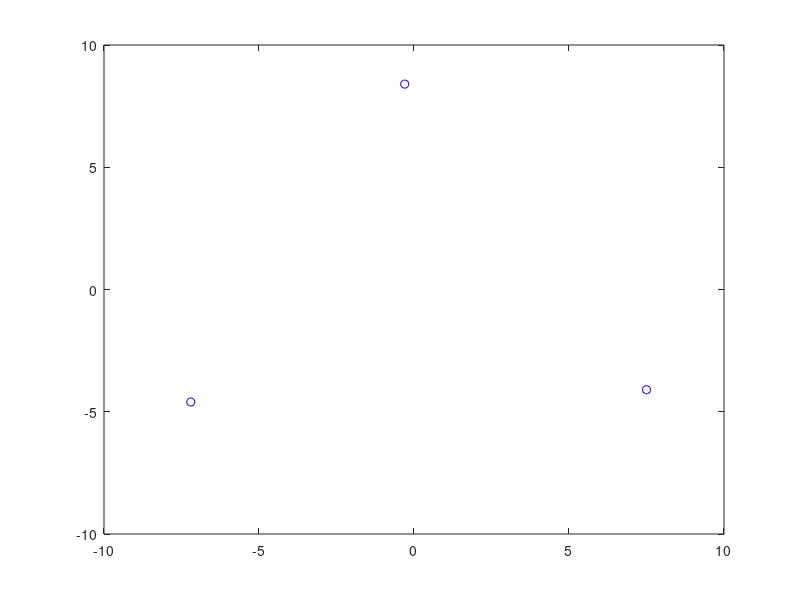

The MATLAB source for this figure: (Note: this script raises an error after producing the figure.)
%% Plot the workspace area which is the intersected area of the 3 circle
% Position of the 1st active joint a_1
a1x=7.5;
a1y=-4.1;
plot(a1x,a1y,'bo')
hold on
% Position of the 2nd active joint a_2
a2x=-0.3;
a2y=8.4;
plot(a2x,a2y,'bo')
hold on
% Position of the 3rd active joint a_3
a3x=-7.2;
a3y=-4.6;
plot(a3x,a3y,'bo')
hold on
% The length of the links of the active link ri and the passive one li [ where i =1,2,3 ] ]
ri=7.5;
li=6.0;
%% Plot circles
% for circle 1
 C1=circleplot(a1x,a1y,(ri+li));
% for circle 2
 C2=circleplot(a2x,a2y,(ri+li));
% for circle 3
 C3=circleplot(a3x,a3y,(ri+li));
 hold on
%%%%%%%%%%%%%%%%%%%%%%%%%%%%%%%
% The intersection points of the 3 circle
[x1out,y1out] = circcirc(a1x,a1y,(ri+li),a2x,a2y,(ri+li));
[x2out,y2out] = circcirc(a3x,a3y,(ri+li),a2x,a2y,(ri+li));
[x3out,y3out] = circcirc(a1x,a1y,(ri+li),a3x,a3y,(ri+li));
%%%%%%%%%%%%%%%%%%%
% Plot the curve of the intersection area between a1 , a2 and a3 which give
% us the workspace area.
d = sqrt((x3out(2)-x1out(1))^2+(y3out(2)-y1out(1))^2); % Distance between points
a = atan2(x3out(2)-x1out(1),-(y3out(2)-y1out(1))); % Perpendicular bisector angle
b = asin(d/2/(ri+li)); % Half arc angle
c = linspace(a-b,a+b); % Arc angle range
e = sqrt((ri+li)^2-d^2/4); % Distance, center to midpoint
xcurve = (x1out(1)+x3out(2))/2-e*cos(a)+(ri+li)*cos(c); % Cartesian coords. of arc
ycurve = (y1out(1)+y3out(2))/2-e*sin(a)+(ri+li)*sin(c);
plot(xcurve,ycurve,'k.', 'MarkerSize',5)
hold on
d = sqrt((x2out(2)-x1out(1))^2+(y2out(2)-y1out(1))^2); % Distance between points
a = atan2(-(x2out(2)-x1out(1)),y2out(2)-y1out(1)); % Perpendicular bisector angle
b = asin(d/2/(ri+li)); % Half arc angle
c = linspace(a-b,a+b); % Arc angle range
e = sqrt((ri+li)^2-d^2/4); % Distance, center to midpoint
xcurve = (x1out(1)+x2out(2))/2-e*cos(a)+(ri+li)*cos(c); % Cartesian coords. of arc
ycurve = (y1out(1)+y2out(2))/2-e*sin(a)+(ri+li)*sin(c);
plot(xcurve,ycurve,'k.', 'MarkerSize',5)
hold on
d = sqrt((x3out(2)-x2out(2))^2+(y3out(2)-y2out(2))^2); % Distance between points
a = atan2(-(x3out(2)-x2out(2)),y3out(2)-y2out(2)); % Perpendicular bisector angle
b = asin(d/2/(ri+li)); % Half arc angle
c = linspace(a-b,a+b); % Arc angle range
e = sqrt((ri+li)^2-d^2/4); % Distance, center to midpoint
xcurve = (x2out(2)+x3out(2))/2-e*cos(a)+(ri+li)*cos(c); % Cartesian coords. of arc
ycurve = (y2out(2)+y3out(2))/2-e*sin(a)+(ri+li)*sin(c);
plot(xcurve,ycurve,'k.', 'MarkerSize',5)
hold on
xlabel('X [m]') % x-axis label
ylabel('Y [m]') % y-axis label
 % xlim([-0.3 0.9])
%set(gca,'xtick',-1.5:0.2:1.5)
 % ylim([-0.3 0.9])
%set(gca,'ytick',-1.5:0.2:1.5)
%set(gca,'FontSize',15)
%set(findall(gca, 'Type','text'), 'FontSize', 15)
axis square
grid on

% This function is used to plot any circle with position x and y, and
% radius r
function h = circleplot(x,y,r)
    hold on
    th = 0:0.01:6.2832;
    xunit = r * cos(th) + x;
    yunit = r * sin(th) + y;
    h = plot(xunit, yunit,'r');
    hold off
end